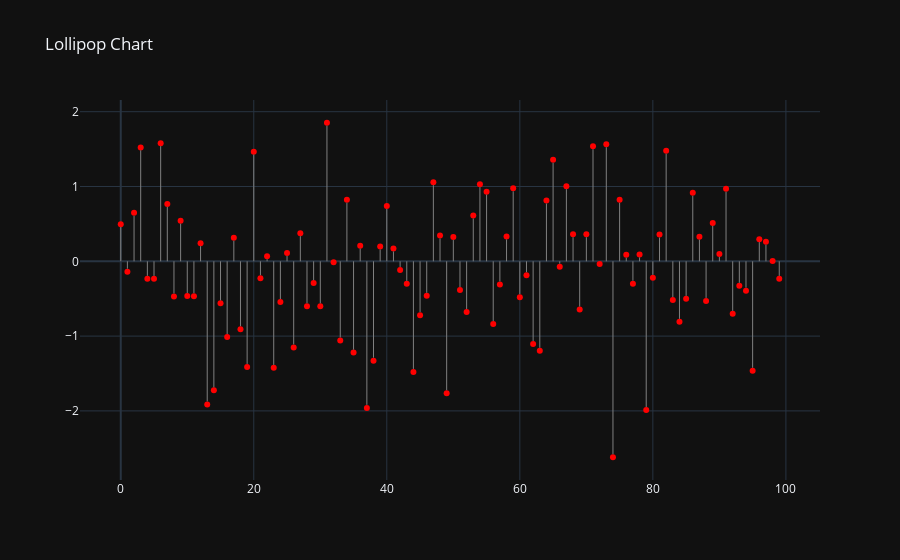

Notebook cell for this chart:
### Code cell
# Lollipop Chat
import numpy as np
import plotly.offline as pyo
import plotly.graph_objs as go

# Generate a random signal
np.random.seed(42)
random_signal = np.random.normal(size=100)

# Offset the line length by the marker size to avoid overlapping
marker_offset = 0.04

def offset_signal(signal, marker_offset):
    if abs(signal) <= marker_offset:
        return 0
    return signal - marker_offset if signal > 0 else signal + marker_offset

data = [
    go.Scatter(
        x=list(range(len(random_signal))),
        y=random_signal,
        mode='markers',
        marker=dict(color='red')
    )
]

# Use the 'shapes' attribute from the layout to draw the vertical lines
layout = go.Layout(
    template='plotly_dark',
    shapes=[dict(
        type='line',
        xref='x',
        yref='y',
        x0=i,
        y0=0,
        x1=i,
        y1=offset_signal(random_signal[i], marker_offset),
        line=dict(
            color='grey',
            width=1
        )
    ) for i in range(len(random_signal))],
    title='Lollipop Chart'
)

# Plot the chart
fig = go.Figure(data, layout)

pyo.iplot(fig)

### Figure 1 — Plotly figure (JSON) as saved in the notebook; plotly's stock layout.template omitted (floating-point values rounded to 4 significant figures)
{"data": [{"marker": {"color": "red"}, "mode": "markers", "type": "scatter", "x": [0, 1, 2, 3, 4, 5, 6, 7, 8, 9, 10, 11, 12, 13, 14, 15, 16, 17, 18, 19, 20, 21, 22, 23, 24, 25, 26, 27, 28, 29, 30, 31, 32, 33, 34, 35, 36, 37, 38, 39, 40, 41, 42, 43, 44, 45, 46, 47, 48, 49, 50, 51, 52, 53, 54, 55, 56, 57, 58, 59, 60, 61, 62, 63, 64, 65, 66, 67, 68, 69, 70, 71, 72, 73, 74, 75, 76, 77, 78, 79, 80, 81, 82, 83, 84, 85, 86, 87, 88, 89, 90, 91, 92, 93, 94, 95, 96, 97, 98, 99], "y": [0.4967, -0.1383, 0.6477, 1.523, -0.2342, -0.2341, 1.579, 0.7674, -0.4695, 0.5426, -0.4634, -0.4657, 0.242, -1.913, -1.725, -0.5623, -1.013, 0.3142, -0.908, -1.412, 1.466, -0.2258, 0.06753, -1.425, -0.5444, 0.1109, -1.151, 0.3757, -0.6006, -0.2917, -0.6017, 1.852, -0.0135, -1.058, 0.8225, -1.221, 0.2089, -1.96, -1.328, 0.1969, 0.7385, 0.1714, -0.1156, -0.3011, -1.479, -0.7198, -0.4606, 1.057, 0.3436, -1.763, 0.3241, -0.3851, -0.6769, 0.6117, 1.031, 0.9313, -0.8392, -0.3092, 0.3313, 0.9755, -0.4792, -0.1857, -1.106, -1.196, 0.8125, 1.356, -0.07201, 1.004, 0.3616, -0.6451, 0.3614, 1.538, -0.03583, 1.565, -2.62, 0.8219, 0.08705, -0.299, 0.09176, -1.988, -0.2197, 0.3571, 1.478, -0.5183, -0.8085, -0.5018, 0.9154, 0.3288, -0.5298, 0.5133, 0.09708, 0.9686, -0.7021, -0.3277, -0.3921, -1.464, 0.2961, 0.2611, 0.005113, -0.2346]}], "layout": {"shapes": [{"line": {"color": "grey", "width": 1}, "type": "line", "x0": 0, "x1": 0, "xref": "x", "y0": 0, "y1": 0.4567, "yref": "y"}, {"line": {"color": "grey", "width": 1}, "type": "line", "x0": 1, "x1": 1, "xref": "x", "y0": 0, "y1": -0.09826, "yref": "y"}, {"line": {"color": "grey", "width": 1}, "type": "line", "x0": 2, "x1": 2, "xref": "x", "y0": 0, "y1": 0.6077, "yref": "y"}, {"line": {"color": "grey", "width": 1}, "type": "line", "x0": 3, "x1": 3, "xref": "x", "y0": 0, "y1": 1.483, "yref": "y"}, {"line": {"color": "grey", "width": 1}, "type": "line", "x0": 4, "x1": 4, "xref": "x", "y0": 0, "y1": -0.1942, "yref": "y"}, {"line": {"color": "grey", "width": 1}, "type": "line", "x0": 5, "x1": 5, "xref": "x", "y0": 0, "y1": -0.1941, "yref": "y"}, {"line": {"color": "grey", "width": 1}, "type": "line", "x0": 6, "x1": 6, "xref": "x", "y0": 0, "y1": 1.539, "yref": "y"}, {"line": {"color": "grey", "width": 1}, "type": "line", "x0": 7, "x1": 7, "xref": "x", "y0": 0, "y1": 0.7274, "yref": "y"}, {"line": {"color": "grey", "width": 1}, "type": "line", "x0": 8, "x1": 8, "xref": "x", "y0": 0, "y1": -0.4295, "yref": "y"}, {"line": {"color": "grey", "width": 1}, "type": "line", "x0": 9, "x1": 9, "xref": "x", "y0": 0, "y1": 0.5026, "yref": "y"}, {"line": {"color": "grey", "width": 1}, "type": "line", "x0": 10, "x1": 10, "xref": "x", "y0": 0, "y1": -0.4234, "yref": "y"}, {"line": {"color": "grey", "width": 1}, "type": "line", "x0": 11, "x1": 11, "xref": "x", "y0": 0, "y1": -0.4257, "yref": "y"}, {"line": {"color": "grey", "width": 1}, "type": "line", "x0": 12, "x1": 12, "xref": "x", "y0": 0, "y1": 0.202, "yref": "y"}, {"line": {"color": "grey", "width": 1}, "type": "line", "x0": 13, "x1": 13, "xref": "x", "y0": 0, "y1": -1.873, "yref": "y"}, {"line": {"color": "grey", "width": 1}, "type": "line", "x0": 14, "x1": 14, "xref": "x", "y0": 0, "y1": -1.685, "yref": "y"}, {"line": {"color": "grey", "width": 1}, "type": "line", "x0": 15, "x1": 15, "xref": "x", "y0": 0, "y1": -0.5223, "yref": "y"}, {"line": {"color": "grey", "width": 1}, "type": "line", "x0": 16, "x1": 16, "xref": "x", "y0": 0, "y1": -0.9728, "yref": "y"}, {"line": {"color": "grey", "width": 1}, "type": "line", "x0": 17, "x1": 17, "xref": "x", "y0": 0, "y1": 0.2742, "yref": "y"}, {"line": {"color": "grey", "width": 1}, "type": "line", "x0": 18, "x1": 18, "xref": "x", "y0": 0, "y1": -0.868, "yref": "y"}, {"line": {"color": "grey", "width": 1}, "type": "line", "x0": 19, "x1": 19, "xref": "x", "y0": 0, "y1": -1.372, "yref": "y"}, {"line": {"color": "grey", "width": 1}, "type": "line", "x0": 20, "x1": 20, "xref": "x", "y0": 0, "y1": 1.426, "yref": "y"}, {"line": {"color": "grey", "width": 1}, "type": "line", "x0": 21, "x1": 21, "xref": "x", "y0": 0, "y1": -0.1858, "yref": "y"}, {"line": {"color": "grey", "width": 1}, "type": "line", "x0": 22, "x1": 22, "xref": "x", "y0": 0, "y1": 0.02753, "yref": "y"}, {"line": {"color": "grey", "width": 1}, "type": "line", "x0": 23, "x1": 23, "xref": "x", "y0": 0, "y1": -1.385, "yref": "y"}, {"line": {"color": "grey", "width": 1}, "type": "line", "x0": 24, "x1": 24, "xref": "x", "y0": 0, "y1": -0.5044, "yref": "y"}, {"line": {"color": "grey", "width": 1}, "type": "line", "x0": 25, "x1": 25, "xref": "x", "y0": 0, "y1": 0.07092, "yref": "y"}, {"line": {"color": "grey", "width": 1}, "type": "line", "x0": 26, "x1": 26, "xref": "x", "y0": 0, "y1": -1.111, "yref": "y"}, {"line": {"color": "grey", "width": 1}, "type": "line", "x0": 27, "x1": 27, "xref": "x", "y0": 0, "y1": 0.3357, "yref": "y"}, {"line": {"color": "grey", "width": 1}, "type": "line", "x0": 28, "x1": 28, "xref": "x", "y0": 0, "y1": -0.5606, "yref": "y"}, {"line": {"color": "grey", "width": 1}, "type": "line", "x0": 29, "x1": 29, "xref": "x", "y0": 0, "y1": -0.2517, "yref": "y"}, {"line": {"color": "grey", "width": 1}, "type": "line", "x0": 30, "x1": 30, "xref": "x", "y0": 0, "y1": -0.5617, "yref": "y"}, {"line": {"color": "grey", "width": 1}, "type": "line", "x0": 31, "x1": 31, "xref": "x", "y0": 0, "y1": 1.812, "yref": "y"}, {"line": {"color": "grey", "width": 1}, "type": "line", "x0": 32, "x1": 32, "xref": "x", "y0": 0, "y1": 0, "yref": "y"}, {"line": {"color": "grey", "width": 1}, "type": "line", "x0": 33, "x1": 33, "xref": "x", "y0": 0, "y1": -1.018, "yref": "y"}, {"line": {"color": "grey", "width": 1}, "type": "line", "x0": 34, "x1": 34, "xref": "x", "y0": 0, "y1": 0.7825, "yref": "y"}, {"line": {"color": "grey", "width": 1}, "type": "line", "x0": 35, "x1": 35, "xref": "x", "y0": 0, "y1": -1.181, "yref": "y"}, {"line": {"color": "grey", "width": 1}, "type": "line", "x0": 36, "x1": 36, "xref": "x", "y0": 0, "y1": 0.1689, "yref": "y"}, {"line": {"color": "grey", "width": 1}, "type": "line", "x0": 37, "x1": 37, "xref": "x", "y0": 0, "y1": -1.92, "yref": "y"}, {"line": {"color": "grey", "width": 1}, "type": "line", "x0": 38, "x1": 38, "xref": "x", "y0": 0, "y1": -1.288, "yref": "y"}, {"line": {"color": "grey", "width": 1}, "type": "line", "x0": 39, "x1": 39, "xref": "x", "y0": 0, "y1": 0.1569, "yref": "y"}, {"line": {"color": "grey", "width": 1}, "type": "line", "x0": 40, "x1": 40, "xref": "x", "y0": 0, "y1": 0.6985, "yref": "y"}, {"line": {"color": "grey", "width": 1}, "type": "line", "x0": 41, "x1": 41, "xref": "x", "y0": 0, "y1": 0.1314, "yref": "y"}, {"line": {"color": "grey", "width": 1}, "type": "line", "x0": 42, "x1": 42, "xref": "x", "y0": 0, "y1": -0.07565, "yref": "y"}, {"line": {"color": "grey", "width": 1}, "type": "line", "x0": 43, "x1": 43, "xref": "x", "y0": 0, "y1": -0.2611, "yref": "y"}, {"line": {"color": "grey", "width": 1}, "type": "line", "x0": 44, "x1": 44, "xref": "x", "y0": 0, "y1": -1.439, "yref": "y"}, {"line": {"color": "grey", "width": 1}, "type": "line", "x0": 45, "x1": 45, "xref": "x", "y0": 0, "y1": -0.6798, "yref": "y"}, {"line": {"color": "grey", "width": 1}, "type": "line", "x0": 46, "x1": 46, "xref": "x", "y0": 0, "y1": -0.4206, "yref": "y"}, {"line": {"color": "grey", "width": 1}, "type": "line", "x0": 47, "x1": 47, "xref": "x", "y0": 0, "y1": 1.017, "yref": "y"}, {"line": {"color": "grey", "width": 1}, "type": "line", "x0": 48, "x1": 48, "xref": "x", "y0": 0, "y1": 0.3036, "yref": "y"}, {"line": {"color": "grey", "width": 1}, "type": "line", "x0": 49, "x1": 49, "xref": "x", "y0": 0, "y1": -1.723, "yref": "y"}, {"line": {"color": "grey", "width": 1}, "type": "line", "x0": 50, "x1": 50, "xref": "x", "y0": 0, "y1": 0.2841, "yref": "y"}, {"line": {"color": "grey", "width": 1}, "type": "line", "x0": 51, "x1": 51, "xref": "x", "y0": 0, "y1": -0.3451, "yref": "y"}, {"line": {"color": "grey", "width": 1}, "type": "line", "x0": 52, "x1": 52, "xref": "x", "y0": 0, "y1": -0.6369, "yref": "y"}, {"line": {"color": "grey", "width": 1}, "type": "line", "x0": 53, "x1": 53, "xref": "x", "y0": 0, "y1": 0.5717, "yref": "y"}, {"line": {"color": "grey", "width": 1}, "type": "line", "x0": 54, "x1": 54, "xref": "x", "y0": 0, "y1": 0.991, "yref": "y"}, {"line": {"color": "grey", "width": 1}, "type": "line", "x0": 55, "x1": 55, "xref": "x", "y0": 0, "y1": 0.8913, "yref": "y"}, {"line": {"color": "grey", "width": 1}, "type": "line", "x0": 56, "x1": 56, "xref": "x", "y0": 0, "y1": -0.7992, "yref": "y"}, {"line": {"color": "grey", "width": 1}, "type": "line", "x0": 57, "x1": 57, "xref": "x", "y0": 0, "y1": -0.2692, "yref": "y"}, {"line": {"color": "grey", "width": 1}, "type": "line", "x0": 58, "x1": 58, "xref": "x", "y0": 0, "y1": 0.2913, "yref": "y"}, {"line": {"color": "grey", "width": 1}, "type": "line", "x0": 59, "x1": 59, "xref": "x", "y0": 0, "y1": 0.9355, "yref": "y"}, {"line": {"color": "grey", "width": 1}, "type": "line", "x0": 60, "x1": 60, "xref": "x", "y0": 0, "y1": -0.4392, "yref": "y"}, {"line": {"color": "grey", "width": 1}, "type": "line", "x0": 61, "x1": 61, "xref": "x", "y0": 0, "y1": -0.1457, "yref": "y"}, {"line": {"color": "grey", "width": 1}, "type": "line", "x0": 62, "x1": 62, "xref": "x", "y0": 0, "y1": -1.066, "yref": "y"}, {"line": {"color": "grey", "width": 1}, "type": "line", "x0": 63, "x1": 63, "xref": "x", "y0": 0, "y1": -1.156, "yref": "y"}, {"line": {"color": "grey", "width": 1}, "type": "line", "x0": 64, "x1": 64, "xref": "x", "y0": 0, "y1": 0.7725, "yref": "y"}, {"line": {"color": "grey", "width": 1}, "type": "line", "x0": 65, "x1": 65, "xref": "x", "y0": 0, "y1": 1.316, "yref": "y"}, {"line": {"color": "grey", "width": 1}, "type": "line", "x0": 66, "x1": 66, "xref": "x", "y0": 0, "y1": -0.03201, "yref": "y"}, {"line": {"color": "grey", "width": 1}, "type": "line", "x0": 67, "x1": 67, "xref": "x", "y0": 0, "y1": 0.9635, "yref": "y"}, {"line": {"color": "grey", "width": 1}, "type": "line", "x0": 68, "x1": 68, "xref": "x", "y0": 0, "y1": 0.3216, "yref": "y"}, {"line": {"color": "grey", "width": 1}, "type": "line", "x0": 69, "x1": 69, "xref": "x", "y0": 0, "y1": -0.6051, "yref": "y"}, {"line": {"color": "grey", "width": 1}, "type": "line", "x0": 70, "x1": 70, "xref": "x", "y0": 0, "y1": 0.3214, "yref": "y"}, {"line": {"color": "grey", "width": 1}, "type": "line", "x0": 71, "x1": 71, "xref": "x", "y0": 0, "y1": 1.498, "yref": "y"}, {"line": {"color": "grey", "width": 1}, "type": "line", "x0": 72, "x1": 72, "xref": "x", "y0": 0, "y1": 0, "yref": "y"}, {"line": {"color": "grey", "width": 1}, "type": "line", "x0": 73, "x1": 73, "xref": "x", "y0": 0, "y1": 1.525, "yref": "y"}, {"line": {"color": "grey", "width": 1}, "type": "line", "x0": 74, "x1": 74, "xref": "x", "y0": 0, "y1": -2.58, "yref": "y"}, {"line": {"color": "grey", "width": 1}, "type": "line", "x0": 75, "x1": 75, "xref": "x", "y0": 0, "y1": 0.7819, "yref": "y"}, {"line": {"color": "grey", "width": 1}, "type": "line", "x0": 76, "x1": 76, "xref": "x", "y0": 0, "y1": 0.04705, "yref": "y"}, {"line": {"color": "grey", "width": 1}, "type": "line", "x0": 77, "x1": 77, "xref": "x", "y0": 0, "y1": -0.259, "yref": "y"}, {"line": {"color": "grey", "width": 1}, "type": "line", "x0": 78, "x1": 78, "xref": "x", "y0": 0, "y1": 0.05176, "yref": "y"}, {"line": {"color": "grey", "width": 1}, "type": "line", "x0": 79, "x1": 79, "xref": "x", "y0": 0, "y1": -1.948, "yref": "y"}, {"line": {"color": "grey", "width": 1}, "type": "line", "x0": 80, "x1": 80, "xref": "x", "y0": 0, "y1": -0.1797, "yref": "y"}, {"line": {"color": "grey", "width": 1}, "type": "line", "x0": 81, "x1": 81, "xref": "x", "y0": 0, "y1": 0.3171, "yref": "y"}, {"line": {"color": "grey", "width": 1}, "type": "line", "x0": 82, "x1": 82, "xref": "x", "y0": 0, "y1": 1.438, "yref": "y"}, {"line": {"color": "grey", "width": 1}, "type": "line", "x0": 83, "x1": 83, "xref": "x", "y0": 0, "y1": -0.4783, "yref": "y"}, {"line": {"color": "grey", "width": 1}, "type": "line", "x0": 84, "x1": 84, "xref": "x", "y0": 0, "y1": -0.7685, "yref": "y"}, {"line": {"color": "grey", "width": 1}, "type": "line", "x0": 85, "x1": 85, "xref": "x", "y0": 0, "y1": -0.4618, "yref": "y"}, {"line": {"color": "grey", "width": 1}, "type": "line", "x0": 86, "x1": 86, "xref": "x", "y0": 0, "y1": 0.8754, "yref": "y"}, {"line": {"color": "grey", "width": 1}, "type": "line", "x0": 87, "x1": 87, "xref": "x", "y0": 0, "y1": 0.2888, "yref": "y"}, {"line": {"color": "grey", "width": 1}, "type": "line", "x0": 88, "x1": 88, "xref": "x", "y0": 0, "y1": -0.4898, "yref": "y"}, {"line": {"color": "grey", "width": 1}, "type": "line", "x0": 89, "x1": 89, "xref": "x", "y0": 0, "y1": 0.4733, "yref": "y"}, {"line": {"color": "grey", "width": 1}, "type": "line", "x0": 90, "x1": 90, "xref": "x", "y0": 0, "y1": 0.05708, "yref": "y"}, {"line": {"color": "grey", "width": 1}, "type": "line", "x0": 91, "x1": 91, "xref": "x", "y0": 0, "y1": 0.9286, "yref": "y"}, {"line": {"color": "grey", "width": 1}, "type": "line", "x0": 92, "x1": 92, "xref": "x", "y0": 0, "y1": -0.6621, "yref": "y"}, {"line": {"color": "grey", "width": 1}, "type": "line", "x0": 93, "x1": 93, "xref": "x", "y0": 0, "y1": -0.2877, "yref": "y"}, {"line": {"color": "grey", "width": 1}, "type": "line", "x0": 94, "x1": 94, "xref": "x", "y0": 0, "y1": -0.3521, "yref": "y"}, {"line": {"color": "grey", "width": 1}, "type": "line", "x0": 95, "x1": 95, "xref": "x", "y0": 0, "y1": -1.424, "yref": "y"}, {"line": {"color": "grey", "width": 1}, "type": "line", "x0": 96, "x1": 96, "xref": "x", "y0": 0, "y1": 0.2561, "yref": "y"}, {"line": {"color": "grey", "width": 1}, "type": "line", "x0": 97, "x1": 97, "xref": "x", "y0": 0, "y1": 0.2211, "yref": "y"}, {"line": {"color": "grey", "width": 1}, "type": "line", "x0": 98, "x1": 98, "xref": "x", "y0": 0, "y1": 0, "yref": "y"}, {"line": {"color": "grey", "width": 1}, "type": "line", "x0": 99, "x1": 99, "xref": "x", "y0": 0, "y1": -0.1946, "yref": "y"}], "title": {"text": "Lollipop Chart"}}}
